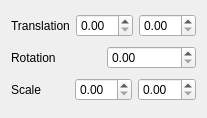
<?xml version="1.0" encoding="UTF-8"?>
<ui version="4.0">
 <class>Transform</class>
 <widget class="QWidget" name="Transform">
  <property name="geometry">
   <rect>
    <x>0</x>
    <y>0</y>
    <width>195</width>
    <height>118</height>
   </rect>
  </property>
  <property name="windowTitle">
   <string>Form</string>
  </property>
  <layout class="QVBoxLayout" name="verticalLayout">
   <item>
    <layout class="QHBoxLayout" name="horizontalLayout">
     <item>
      <widget class="QLabel" name="label">
       <property name="text">
        <string>Translation</string>
       </property>
      </widget>
     </item>
     <item>
      <widget class="QDoubleSpinBox" name="doubleSpinBox"/>
     </item>
     <item>
      <widget class="QDoubleSpinBox" name="doubleSpinBox_2"/>
     </item>
    </layout>
   </item>
   <item>
    <layout class="QHBoxLayout" name="horizontalLayout_2">
     <item>
      <widget class="QLabel" name="label_2">
       <property name="text">
        <string>Rotation</string>
       </property>
      </widget>
     </item>
     <item>
      <widget class="QDoubleSpinBox" name="doubleSpinBox_3"/>
     </item>
    </layout>
   </item>
   <item>
    <layout class="QHBoxLayout" name="horizontalLayout_3">
     <item>
      <widget class="QLabel" name="label_3">
       <property name="text">
        <string>Scale</string>
       </property>
      </widget>
     </item>
     <item>
      <widget class="QDoubleSpinBox" name="doubleSpinBox_4"/>
     </item>
     <item>
      <widget class="QDoubleSpinBox" name="doubleSpinBox_5"/>
     </item>
    </layout>
   </item>
  </layout>
 </widget>
 <resources/>
 <connections/>
</ui>
